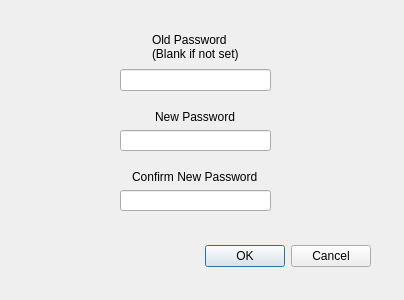
<?xml version="1.0" encoding="UTF-8"?>
<ui version="4.0">
 <class>SetPasswordDialog</class>
 <widget class="QDialog" name="SetPasswordDialog">
  <property name="geometry">
   <rect>
    <x>0</x>
    <y>0</y>
    <width>404</width>
    <height>300</height>
   </rect>
  </property>
  <property name="windowTitle">
   <string>Set/Reset Password</string>
  </property>
  <widget class="QDialogButtonBox" name="buttonBox">
   <property name="geometry">
    <rect>
     <x>30</x>
     <y>240</y>
     <width>341</width>
     <height>32</height>
    </rect>
   </property>
   <property name="orientation">
    <enum>Qt::Horizontal</enum>
   </property>
   <property name="standardButtons">
    <set>QDialogButtonBox::Cancel|QDialogButtonBox::Ok</set>
   </property>
  </widget>
  <widget class="QWidget" name="layoutWidget">
   <property name="geometry">
    <rect>
     <x>120</x>
     <y>110</y>
     <width>151</width>
     <height>41</height>
    </rect>
   </property>
   <layout class="QVBoxLayout" name="verticalLayout_2">
    <item alignment="Qt::AlignHCenter">
     <widget class="QLabel" name="label_2">
      <property name="text">
       <string>New Password</string>
      </property>
     </widget>
    </item>
    <item>
     <widget class="QLineEdit" name="lineEdit_newPassword">
      <property name="echoMode">
       <enum>QLineEdit::Password</enum>
      </property>
     </widget>
    </item>
   </layout>
  </widget>
  <widget class="QWidget" name="layoutWidget_2">
   <property name="geometry">
    <rect>
     <x>120</x>
     <y>170</y>
     <width>151</width>
     <height>41</height>
    </rect>
   </property>
   <layout class="QVBoxLayout" name="verticalLayout_3">
    <item alignment="Qt::AlignHCenter">
     <widget class="QLabel" name="label_3">
      <property name="text">
       <string>Confirm New Password</string>
      </property>
     </widget>
    </item>
    <item>
     <widget class="QLineEdit" name="lineEdit_confirmPassword">
      <property name="echoMode">
       <enum>QLineEdit::Password</enum>
      </property>
     </widget>
    </item>
   </layout>
  </widget>
  <widget class="QWidget" name="layoutWidget">
   <property name="geometry">
    <rect>
     <x>120</x>
     <y>30</y>
     <width>151</width>
     <height>61</height>
    </rect>
   </property>
   <layout class="QVBoxLayout" name="verticalLayout">
    <item alignment="Qt::AlignHCenter">
     <widget class="QLabel" name="label">
      <property name="text">
       <string>Old Password
(Blank if not set)</string>
      </property>
     </widget>
    </item>
    <item>
     <widget class="QLineEdit" name="lineEdit_oldPassword">
      <property name="echoMode">
       <enum>QLineEdit::Password</enum>
      </property>
     </widget>
    </item>
   </layout>
  </widget>
 </widget>
 <resources/>
 <connections>
  <connection>
   <sender>buttonBox</sender>
   <signal>accepted()</signal>
   <receiver>SetPasswordDialog</receiver>
   <slot>accept()</slot>
   <hints>
    <hint type="sourcelabel">
     <x>248</x>
     <y>254</y>
    </hint>
    <hint type="destinationlabel">
     <x>157</x>
     <y>274</y>
    </hint>
   </hints>
  </connection>
  <connection>
   <sender>buttonBox</sender>
   <signal>rejected()</signal>
   <receiver>SetPasswordDialog</receiver>
   <slot>reject()</slot>
   <hints>
    <hint type="sourcelabel">
     <x>316</x>
     <y>260</y>
    </hint>
    <hint type="destinationlabel">
     <x>286</x>
     <y>274</y>
    </hint>
   </hints>
  </connection>
 </connections>
</ui>
